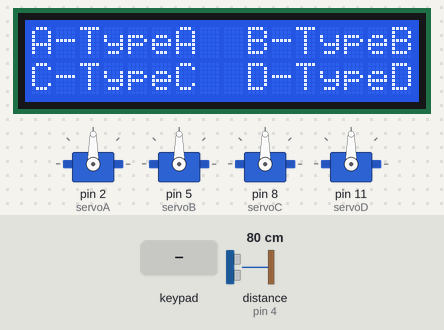
The sketch below on a simulated Arduino Mega 2560, built with avr-gcc and run on an emulated ATmega2560. Parts: 4 × servo, 16×2 character LCD. Inputs (shaded band) come from the test bench; at power-on: distance to the obstacle (sensor on pin 4) 80 cm. The echo pulse lasts 58.3 µs per cm; what the sketch prints to the serial monitor is not drawn.

Above: at 3.3 s.
3.4 s: key 'A' pressed
At 4.0 s:
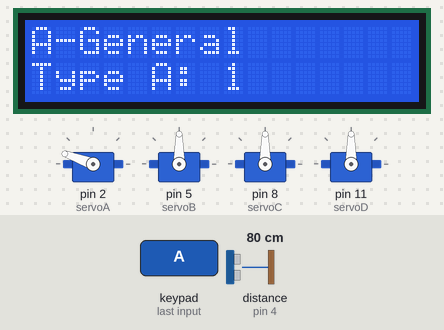
4.9 s: keypad keys 3 3 3 2 3 1 3 0 * pressed 0.4 s apart
At 8.8 s:
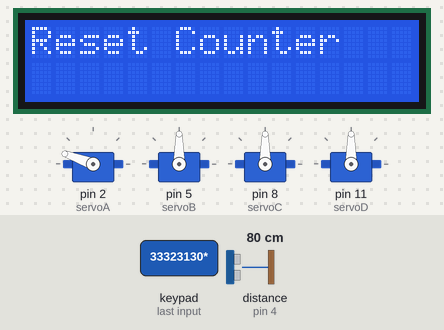
10.0 s: key 'B' pressed
At 11.2 s:
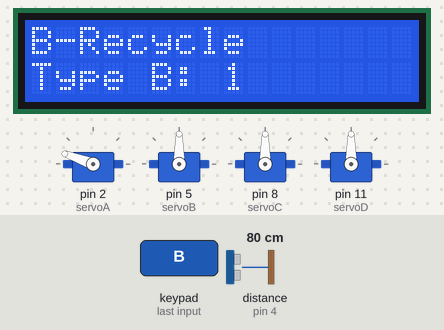
11.5 s: keypad keys 3 3 3 2 3 1 3 0 D pressed 0.4 s apart
At 16.1 s:
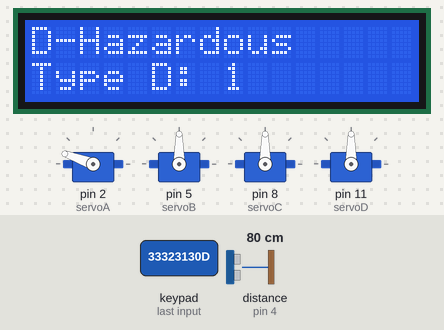
16.6 s: key 'C' pressed
At 17.5 s:
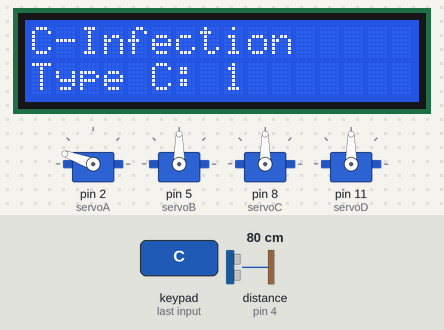
18.1 s: key '*' pressed
At 18.8 s:
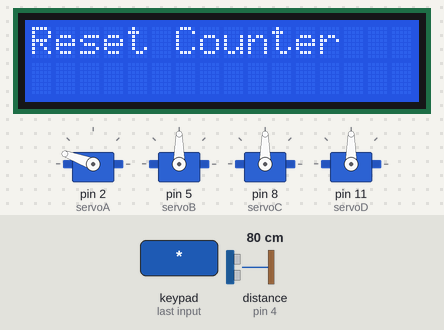
Timing chart, 0 to 20.6 s (numbered marks = the images above; inputs shaded):
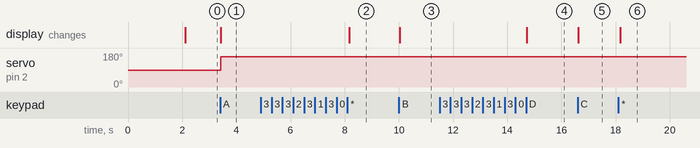

The sketch:

Smart_Bin.ino
```cpp
#include <Servo.h>
#include <Keypad.h>
#include <LiquidCrystal_I2C.h>

/// Define Pins ///
/*
 * define servoA_pin 2
 * define trigA_pin 3
 * define echoA_pin 4
 * define servoB_pin 5
 * define trigB_pin 6
 * define echoB_pin 7
 * define servoC_pin 8
 * define trigC_pin 9
 * define echoC_pin 10
 * define servoD_pin 11
 * define trigD_pin 12
 * define echoD_pin 13
 * A button for Type 1 Waste
 * B button for Type 2 Waste
 * C button for Type 3 Waste
 * D button for Type 4 Waste
 * * button for reset value
 */

/// Counter for times open of each waste ///
int a_count = 0;
int b_count = 0;
int c_count = 0;
int d_count = 0;

/// Setting Value for open each type bin ///
int a_set = 0;
int b_set = 0;
int c_set = 0;
int d_set = 0;

/// Keypad ///
byte colPins[4] = {33,32,31,30};
byte rowPins[4] = {34,35,36,37};

char keys[4][4] = {
  {'1','2','3','A'},
  {'4','5','6','B'},
  {'7','8','9','C'},
  {'*','0','#','D'}
};

Keypad keypad = Keypad(makeKeymap(keys), rowPins, colPins, 4, 4);

/// Servo ///
int duration, distance;
Servo servoA;
int const trigAPin = 3;
int const echoAPin = 4;
Servo servoB;
int const trigBPin = 6;
int const echoBPin = 7;
Servo servoC;
int const trigCPin = 9;
int const echoCPin = 10;
Servo servoD;
int const trigDPin = 12;
int const echoDPin = 13;

/// LCD ///
LiquidCrystal_I2C lcd(0x27, 16, 2);

void setup()
{
  Serial.begin(9600);
  Serial.println("Starting");

  // Servo //
  pinMode(trigAPin, OUTPUT);
  pinMode(echoAPin, INPUT);
  servoA.attach(2);
  pinMode(trigBPin, OUTPUT);
  pinMode(echoBPin, INPUT);
  servoB.attach(5);
  pinMode(trigCPin, OUTPUT);
  pinMode(echoCPin, INPUT);
  servoC.attach(8);
  pinMode(trigDPin, OUTPUT);
  pinMode(echoDPin, INPUT);
  servoD.attach(11);

  // LCD Boot //
  lcd.init();
  lcd.backlight();

  // Welcome Text ///
  lcd.setCursor(0,0);
  lcd.print("Smart Bin");
  lcd.setCursor(0,1);
  lcd.print("Select Type:");
  delay(2000);
  lcd.clear();
  lcd.setCursor(0,0);
  lcd.print("A-TypeA  B-TypeB");
  lcd.setCursor(0,1);
  lcd.print("C-TypeC  D-TypeD");
}

void loop()
{
  // Keypad Input //
  char key = keypad.getKey();
  if (key != NO_KEY) {
  }
  // Test Key A - General //
  if (key == 'A') {
    a_count += 1;
    a_set = 1;
    b_set = 0;
    c_set = 0;
    d_set = 0;
    Serial.print("Counter Waste Type A:");
    Serial.println(a_count);
    lcd.clear();
    lcd.setCursor(0,0);
    lcd.print("A-General");
    lcd.setCursor(0,1);
    lcd.print("Type A: ");
    lcd.setCursor(8,1);
    lcd.print(a_count);
  }
  if (key == 'B') {
    b_count += 1;
    a_set = 0;
    b_set = 1;
    c_set = 0;
    d_set = 0;
    Serial.print("Counter Waste Type B:");
    Serial.println(b_count);
    lcd.clear();
    lcd.setCursor(0,0);
    lcd.print("B-Recycle");
    lcd.setCursor(0,1);
    lcd.print("Type B: ");
    lcd.setCursor(8,1);
    lcd.print(b_count);
  }
  if (key == 'C') {
    c_count += 1;
    a_set = 0;
    b_set = 0;
    c_set = 1;
    d_set = 0;
    Serial.print("Counter Waste Type C:");
    Serial.println(c_count);
    lcd.clear();
    lcd.setCursor(0,0);
    lcd.print("C-Infection");
    lcd.setCursor(0,1);
    lcd.print("Type C: ");
    lcd.setCursor(8,1);
    lcd.print(c_count);
  }
  if (key == 'D') {
    d_count += 1;
    a_set = 0;
    b_set = 0;
    c_set = 0;
    d_set = 1;
    Serial.print("Counter Waste Type D:");
    Serial.println(d_count);
    lcd.clear();
    lcd.setCursor(0,0);
    lcd.print("D-Hazardous");
    lcd.setCursor(0,1);
    lcd.print("Type D: ");
    lcd.setCursor(8,1);
    lcd.print(d_count);
  }
  if (key == '*') {
    a_count = 0;
    b_count = 0;
    c_count = 0;
    d_count = 0;
    a_set = 0;
    b_set = 0;
    c_set = 0;
    d_set = 0;
    Serial.println("Reset Counter");
    Serial.print("Counter Waste Type A:");
    Serial.println(a_count);
    Serial.print("Counter Waste Type B:");
    Serial.println(b_count);
    Serial.print("Counter Waste Type C:");
    Serial.println(c_count);
    Serial.print("Counter Waste Type D:");
    Serial.println(d_count);
    lcd.clear();
    lcd.setCursor(0,0);
    lcd.print("Reset Counter");
  }

  /*
  //// Servo ///
  float duration,distance;
  digitalWrite(trig_pin,HIGH);
  delayMicroseconds(1000);
  digitalWrite(trig_pin,LOW);
  distance = (duration/2)/29;
  Serial.print(distance);
  Serial.println(" cm");
  time = time + inter_time;
  delay(inter_time);
  if (distance < 10) {
    for (int i = 1500; i >= 1100 ; i -= 25) {
      myservo.writeMicroseconds(i);
      Serial.printlm("2");
      delay(100);
    }
    delay(1000);
    for (int i = 1100; i <= 1500; i += 25) {
      myservo.writeMicroseconds(i);
      Serial.printlm("1");
      delay(100);
    }
  }
  */

  /// Setting open each bin ///
  if(a_set == 1) {
    digitalWrite(trigBPin, LOW);
    digitalWrite(trigCPin, LOW);
    digitalWrite(trigDPin, LOW);

    digitalWrite(trigAPin, HIGH);
    //delay(500);
    digitalWrite(trigAPin, LOW);// Measure the pulse input in echo pin
    duration = pulseIn(echoAPin, HIGH);// Distance is half the duration devided by 29.1 (from datasheet)
    distance = (duration/2) / 29.1;// if distance less than 0.5 meter and more than 0 (0 or less means over range)
    if (distance <= 10) {
      servoA.write(50);
      delay(500);
    }
    else {
      servoA.write(160);
    }
  }
  if(b_set == 1) {
    digitalWrite(trigAPin, LOW);
    digitalWrite(trigCPin, LOW);
    digitalWrite(trigDPin, LOW);

    /*
    digitalWrite(trigBPin, HIGH);
    //delay(500);
    digitalWrite(trigBPin, LOW);// Measure the pulse input in echo pin
    duration = pulseIn(echoPin, HIGH);// Distance is half the duration devided by 29.1 (from datasheet)
    distance = (duration/2) / 29.1;// if distance less than 0.5 meter and more than 0 (0 or less means over range)
    if (distance <= 10) {
      servoB.write(50);
      delay(500);
    }
    else {
      servoB.write(160);
    }
    */
  }
  /*
  if(c_set == 1) {
    digitalWrite(trigAPin, LOW);
    digitalWrite(trigBPin, LOW);
    digitalWrite(trigDPin, LOW);

    digitalWrite(trigCPin, HIGH);
    //delay(500);
    digitalWrite(trigCPin, LOW);// Measure the pulse input in echo pin
    duration = pulseIn(echoPin, HIGH);// Distance is half the duration devided by 29.1 (from datasheet)
    distance = (duration/2) / 29.1;// if distance less than 0.5 meter and more than 0 (0 or less means over range)
    if (distance <= 10) {
      servoC.write(50);
      delay(500);
    }
    else {
      servoC.write(160);
    }
  }
  if(d_set == 1) {
    digitalWrite(trigAPin, LOW);
    digitalWrite(trigBPin, LOW);
    digitalWrite(trigCPin, LOW);

    digitalWrite(trigDPin, HIGH);
    //delay(500);
    digitalWrite(trigDPin, LOW);// Measure the pulse input in echo pin
    duration = pulseIn(echoPin, HIGH);// Distance is half the duration devided by 29.1 (from datasheet)
    distance = (duration/2) / 29.1;// if distance less than 0.5 meter and more than 0 (0 or less means over range)
    if (distance <= 10) {
      servoD.write(50);
      delay(500);
    }
    else {
      servoD.write(160);
    }
  }
  */
}
```

Measured:
- after the input at 3.4 s, servo on pin 2 (servoA): 90° → 160° at once; the display: changes at once (image 1)
- after the input at 4.9 s, the display: changes after 3.3 s (image 2)
- after the input at 10.0 s, the display: changes at once (image 3)
- after the input at 11.5 s, the display: changes after 3.2 s (image 4)
- after the input at 16.6 s, the display: changes at once (image 5)
- after the input at 18.1 s, the display: changes after 0.06 s (image 6)
